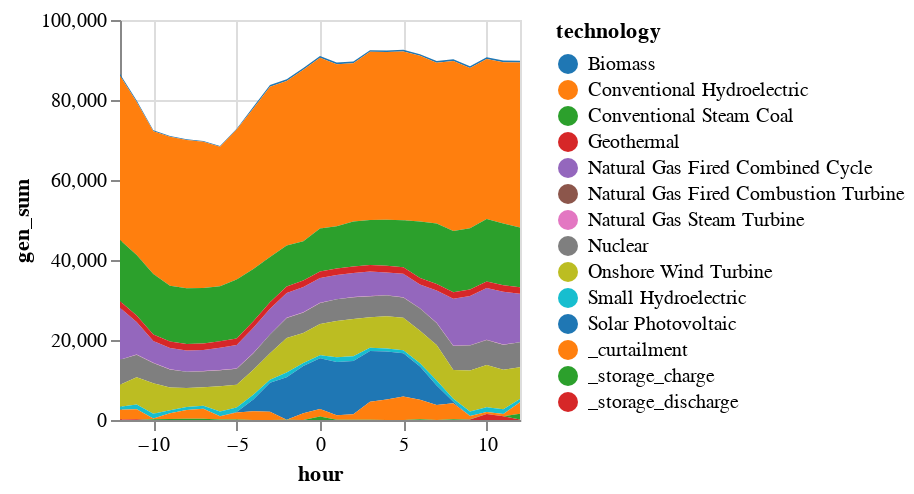

Source (notebook cell):
### Code cell
sol_gen = plot_total_generation(
    solution, T_period,
    gen_df, zone_dict,
    "Total Generation (no RUC)"
    );

### Figure 1 — Vega specification as saved in the notebook (floating-point values rounded to 4 significant figures; data arrays with more than 128 entries replaced by an {"elided": "..."} marker saying what was removed)
{"$schema": "https://vega.github.io/schema/vega/v5.json", "axes": [{"aria": false, "domain": false, "grid": true, "gridScale": "y", "labels": false, "maxExtent": 0, "minExtent": 0, "orient": "bottom", "scale": "x", "tickCount": {"signal": "ceil(width/40)"}, "ticks": false, "zindex": 0}, {"aria": false, "domain": false, "grid": true, "gridScale": "x", "labels": false, "maxExtent": 0, "minExtent": 0, "orient": "left", "scale": "y", "tickCount": {"signal": "ceil(height/40)"}, "ticks": false, "zindex": 0}, {"grid": false, "labelFlush": true, "labelOverlap": true, "orient": "bottom", "scale": "x", "tickCount": {"signal": "ceil(width/40)"}, "title": "hour", "zindex": 0}, {"grid": false, "labelOverlap": true, "orient": "left", "scale": "y", "tickCount": {"signal": "ceil(height/40)"}, "title": "gen_sum", "zindex": 0}], "background": "white", "data": [{"name": "source_0", "values": {"elided": "350 records"}}, {"name": "data_0", "source": "source_0", "transform": [{"as": "hour", "expr": "toNumber(datum[\"hour\"])", "type": "formula"}, {"field": "gen_sum", "groupby": ["technology"], "key": "hour", "method": "value", "type": "impute", "value": 0}, {"as": ["gen_sum_start", "gen_sum_end"], "field": "gen_sum", "groupby": ["hour"], "offset": "zero", "sort": {"field": ["technology"], "order": ["descending"]}, "type": "stack"}]}], "height": 200, "legends": [{"fill": "color", "symbolType": "circle", "title": "technology"}], "marks": [{"encode": {"update": {"height": {"field": {"group": "height"}}, "width": {"field": {"group": "width"}}}}, "from": {"facet": {"data": "data_0", "groupby": ["technology"], "name": "faceted_path_main"}}, "marks": [{"encode": {"update": {"defined": {"signal": "isValid(datum[\"hour\"]) && isFinite(+datum[\"hour\"]) && isValid(datum[\"gen_sum\"]) && isFinite(+datum[\"gen_sum\"])"}, "description": {"signal": "\"hour: \" + (format(datum[\"hour\"], \"\")) + \"; gen_sum: \" + (format(datum[\"gen_sum\"], \"\")) + \"; technology: \" + (isValid(datum[\"technology\"]) ? datum[\"technology\"] : \"\"+datum[\"technology\"])"}, "fill": {"field": "technology", "scale": "color"}, "orient": {"value": "vertical"}, "x": {"field": "hour", "scale": "x"}, "y": {"field": "gen_sum_end", "scale": "y"}, "y2": {"field": "gen_sum_start", "scale": "y"}}}, "from": {"data": "faceted_path_main"}, "name": "marks", "sort": {"field": "datum[\"hour\"]"}, "style": ["area"], "type": "area"}], "name": "pathgroup", "type": "group"}], "padding": 5, "scales": [{"domain": {"data": "data_0", "field": "hour"}, "name": "x", "nice": true, "range": [0, {"signal": "width"}], "type": "linear", "zero": false}, {"domain": {"data": "data_0", "fields": ["gen_sum_start", "gen_sum_end"]}, "name": "y", "nice": true, "range": [{"signal": "height"}, 0], "type": "linear", "zero": true}, {"domain": {"data": "data_0", "field": "technology", "sort": true}, "name": "color", "range": {"scheme": "category10"}, "type": "ordinal"}], "style": "cell", "width": 200}
